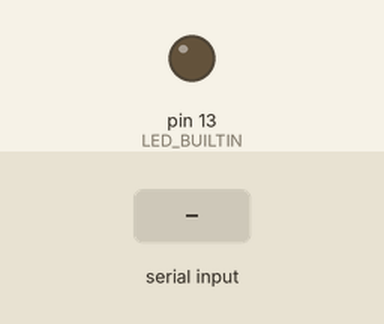
This sketch was run on a simulated Arduino Uno, built with avr-gcc and run on an emulated ATmega328P. Shown: output pins drawn as LEDs (lit = HIGH). The inputs (shaded band) are chosen by the test bench.

Above: at 1.2 s.
1.3 s: "on" received over Serial
At 3.2 s:
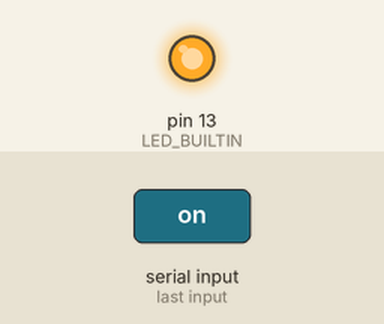
3.8 s: "off" received over Serial
At 5.1 s:
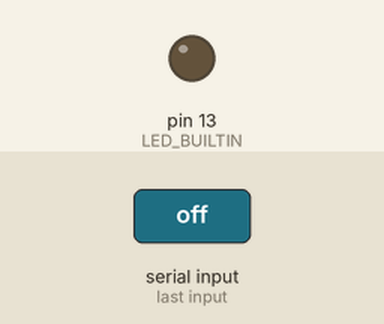
Timing chart, 0 to 6.8 s (numbered marks = the images above; inputs shaded):
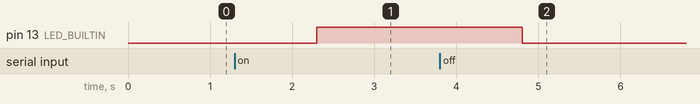

Measured:
- after the input at 1.3 s, pin 13 (LED_BUILTIN): LOW → HIGH after 1.0 s
- after the input at 3.8 s, pin 13 (LED_BUILTIN): HIGH → LOW after 1.0 s

The sketch:

arduinoCode.ino
```cpp
void setup() {
  pinMode(LED_BUILTIN, OUTPUT);
  Serial.begin(9600);
}

void loop() {

  if (Serial.available() > 0) {
    String command = Serial.readString();

    if (command == "on") {
      digitalWrite(LED_BUILTIN, HIGH);
    } else if (command == "off") {
      digitalWrite(LED_BUILTIN, LOW);
    }
  }
}
```
